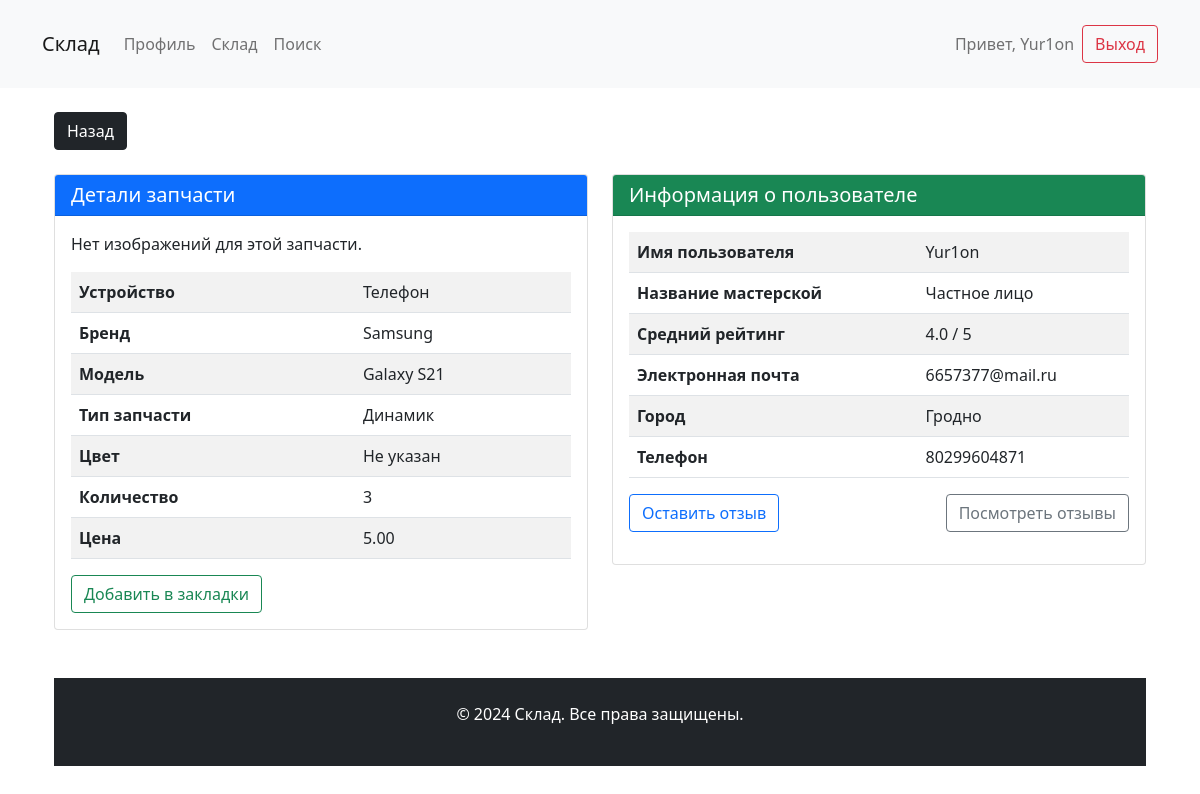
Page /part/219/ (signed in) on the earlier database version.
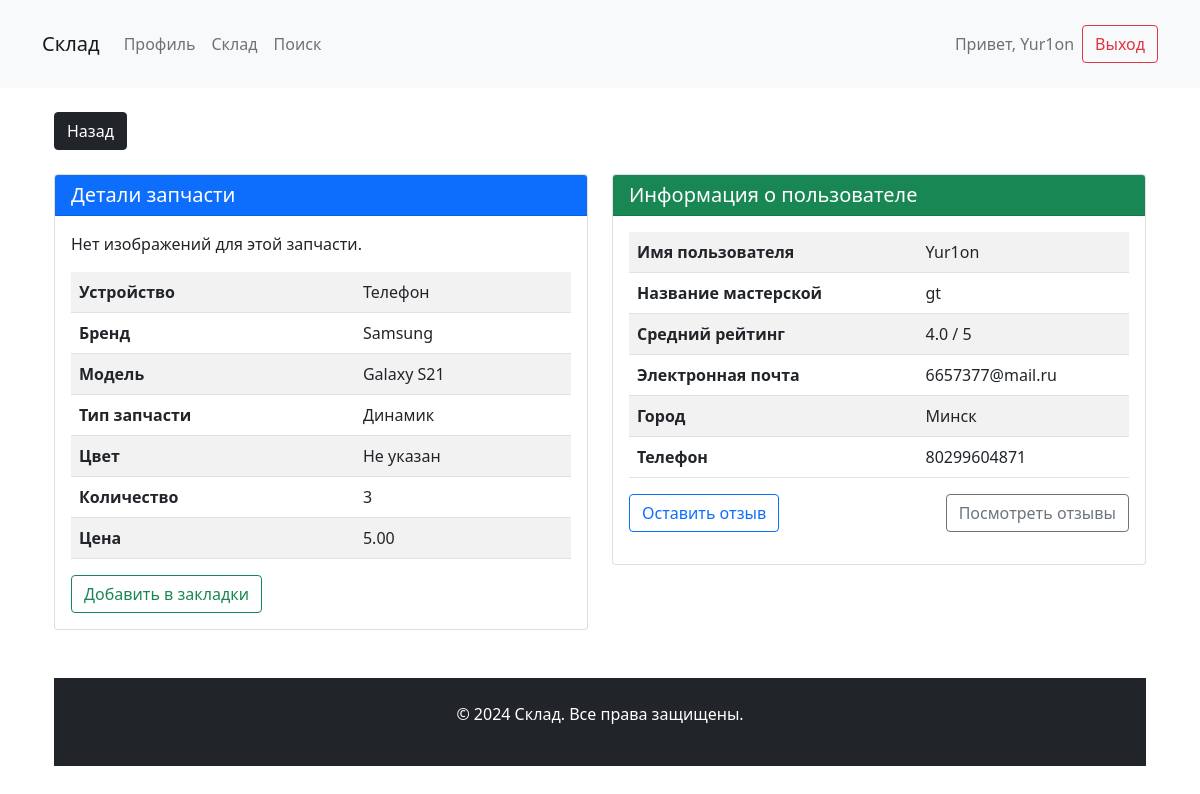
Same page on the later database version.
### warehouse/models.py (models this page shows, shortened)
class Part(models.Model):
    user = models.ForeignKey(User, on_delete=models.CASCADE)
    device = models.CharField(max_length=100)
    brand = models.CharField(max_length=100)
    model = models.CharField(max_length=100)
    part_type = models.CharField(max_length=100)
    color = models.CharField(max_length=50, blank=True, null=True)
    quantity = models.IntegerField()
    price = models.DecimalField(max_digits=10, decimal_places=2)
    created_at = models.DateTimeField(auto_now_add=True)  # Установи auto_now_add=True

### user_profile/models.py (models this page shows, shortened)
class Profile(models.Model):
    user = models.OneToOneField(User, on_delete=models.CASCADE)
    phone = models.CharField(max_length=15)
    region = models.CharField(max_length=100, choices=BELARUS_REGIONS, blank=True, null=True)  # Область
    city = models.CharField(max_length=100, blank=True, null=True)
    workshop_name = models.CharField(max_length=100, blank=True, null=True)  # Добавляем поле мастерской
    @property
    def average_rating(self):
        reviews = self.user.received_reviews.all()
        if reviews.exists():
            return sum(review.rating for review in reviews) / reviews.count()
        return 5  # Возвращаем 5, если нет отзывов

class Review(models.Model):
    user = models.ForeignKey(User, on_delete=models.CASCADE, related_name='received_reviews')
    reviewer = models.ForeignKey(User, on_delete=models.CASCADE, related_name='given_reviews')
    rating = models.PositiveSmallIntegerField()  # Рейтинг от 1 до 5
    comment = models.TextField(null=True, blank=True)
    created_at = models.DateTimeField(auto_now_add=True)

### warehouse/views.py (the view)
# urls.py: path('part/<int:part_id>/', views.part_detail, name='part_detail'),
@login_required
def part_detail(request, part_id):
    part = get_object_or_404(Part, id=part_id)
    is_bookmarked = request.user.bookmarks.filter(part=part).exists()
    return render(request, 'warehouse/part_detail.html', {
        'part': part,
        'is_bookmarked': is_bookmarked
    })

### warehouse/templates/warehouse/part_detail.html (shortened to what this page needs)
{% extends 'warehouse/base.html' %}
{% block content %}
<div class="container">
    <a href="{% url 'search' %}" class="btn btn-dark mb-4">Назад</a>
    <div class="row">
        <div class="col-md-6">
            <div class="card">
                <div class="card-header bg-primary text-white">
                    <h5 class="mb-0">Детали запчасти</h5>
                </div>
                <div class="card-body">
                    {% if part.images.all %}
                        <div class="text-center mb-3">
                            <div id="partImagesCarousel" class="carousel slide" data-bs-ride="carousel">
                                <div class="carousel-inner">
                                    {% for image in part.images.all %}
                                        <div class="carousel-item {% if forloop.first %}active{% endif %}">
                                            <img src="{{ image.image.url }}" alt="Изображение запчасти" class="img-fluid" data-bs-toggle="modal" data-bs-target="#imageModal" onclick="openModal({{ forloop.counter0 }})">
                                        </div>
                                    {% endfor %}
                                </div>
                                <button class="carousel-control-prev" type="button" data-bs-target="#partImagesCarousel" data-bs-slide="prev">
                                    <span class="carousel-control-prev-icon" aria-hidden="true"></span>
                                    <span class="visually-hidden">Previous</span>
                                </button>
                                <button class="carousel-control-next" type="button" data-bs-target="#partImagesCarousel" data-bs-slide="next">
                                    <span class="carousel-control-next-icon" aria-hidden="true"></span>
                                    <span class="visually-hidden">Next</span>
                                </button>
                            </div>
                        </div>
                        <div class="d-flex justify-content-center">
                            {% for image in part.images.all %}
                                <img src="{{ image.image.url }}" alt="Изображение запчасти" class="img-thumbnail mx-1" data-bs-toggle="modal" data-bs-target="#imageModal" onclick="openModal({{ forloop.counter0 }})">
                            {% endfor %}
                        </div>
                    {% else %}
                        <p>Нет изображений для этой запчасти.</p>
                    {% endif %}
                    <table class="table table-striped mt-3">
                        <tr>
                            <th>Устройство</th>
                            <td>{{ part.device }}</td>
                        </tr>
                        <tr>
                            <th>Бренд</th>
                            <td>{{ part.brand }}</td>
                        </tr>
                        <tr>
                            <th>Модель</th>
                            <td>{{ part.model }}</td>
                        </tr>
                        <tr>
                            <th>Тип запчасти</th>
                            <td>{{ part.part_type }}</td>
                        </tr>
                        <tr>
                            <th>Цвет</th>
                            <td>{{ part.color }}</td>
                        </tr>
                        <tr>
                            <th>Количество</th>
                            <td>{{ part.quantity }}</td>
                        </tr>
                        <tr>
                            <th>Цена</th>
                            <td>{{ part.price }}</td>
                        </tr>
                    </table>
<a href="{% url 'toggle_bookmark' part.id %}" class="btn {% if is_bookmarked %}btn-danger{% else %}btn-outline-success{% endif %}">
    {% if is_bookmarked %}
        Удалить из закладок
    {% else %}
        Добавить в закладки
    {% endif %}
</a>
                </div>
            </div>
        </div>
<div class="col-md-6">
    <div class="card">
        <div class="card-header bg-success text-white">
            <h5 class="mb-0">Информация о пользователе</h5>
        </div>
        <div class="card-body">
            <table class="table table-striped">
                <tr>
                    <th>Имя пользователя</th>
                    <td>{{ part.user.username }}</td>
                </tr>
                <tr>
                    <th>Название мастерской</th>
                    <td>{{ part.user.profile.workshop_name|default:"Частное лицо" }}</td>
                </tr>
                <tr>
                    <th>Средний рейтинг</th>
                    <td>{{ part.user.profile.average_rating }} / 5</td>
                </tr>
                <tr>
                    <th>Электронная почта</th>
                    <td>{{ part.user.email }}</td>
                </tr>
                <tr>
                    <th>Город</th>
                    <td>{{ part.user.profile.city }}</td>
                </tr>
                <tr>
                    <th>Телефон</th>
                    <td>{{ part.user.profile.phone }}</td>
                </tr>
            </table>
            <div class="d-flex justify-content-between align-items-center mb-3">
                <a href="{% url 'add_review' part.user.id %}" class="btn btn-outline-primary">Оставить отзыв</a>
                <a href="{% url 'view_reviews' part.user.id %}" class="btn btn-outline-secondary ml-2">Посмотреть отзывы</a>
            </div>
        </div>
    </div>
</div>
{% endblock %}

### warehouse/templates/warehouse/base.html (shortened to what this page needs)
<!DOCTYPE html>
<html lang="en">
<head>
    {% load static %}
    <link href="https://cdn.jsdelivr.net/npm/bootstrap@5.1.3/dist/css/bootstrap.min.css" rel="stylesheet">
    <link rel="stylesheet" href="{% static '/css/styles.css' %}">
</head>
<body>
    <header class="header bg-light py-3 mb-4">
        <div class="container">
            <nav class="navbar navbar-expand-lg navbar-light">
                <a class="navbar-brand" href="{% url 'home' %}">Склад</a>
                <div class="collapse navbar-collapse">
                    <ul class="navbar-nav me-auto">
                        {% if user.is_authenticated %}
                            <li class="nav-item"><a class="nav-link" href="{% url 'profile' %}">Профиль</a></li>
                            <li class="nav-item"><a class="nav-link" href="{% url 'warehouse' %}">Склад</a></li>
                        {% endif %}
                        <li class="nav-item"><a class="nav-link" href="{% url 'search' %}">Поиск</a></li>
                    </ul>
                    {% if user.is_authenticated %}
                        <span class="navbar-text">Привет, {{ user.username }}</span>
                        <a class="btn btn-outline-danger ms-2" href="{% url 'logout' %}">Выход</a>
                    {% else %}
                        <a class="btn btn-outline-primary ms-2" href="{% url 'login' %}">Вход</a>
                        <a class="btn btn-outline-secondary ms-2" href="{% url 'register' %}">Регистрация</a>
                    {% endif %}
                </div>
            </nav>
        </div>
    </header>
    <div class="container mt-4">
        {% block content %}{% endblock %}
    </div>
    <footer class="footer bg-dark text-white py-4 mt-5">
        <div class="container text-center">
            <p>&copy; 2024 Склад. Все права защищены.</p>
        </div>
    </footer>
</body>
</html>

Differences in the rows shown:
changed through a linked row, Part "Телефон": user.profile.workshop_name "Частное лицо" → "gt"; user.profile.city "Гродно" → "Минск"
